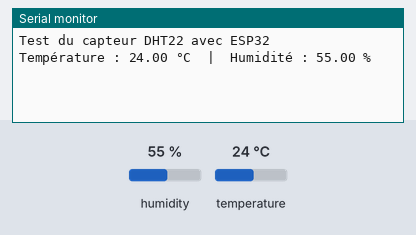
Bench run of a sketch on a simulated ESP32. Shown: the last lines printed to the serial monitor. The inputs (shaded band) are chosen by the test bench; at power-on: humidity 55 %, temperature 24 °C.

Above: at 3.2 s.
3.3 s: humidity set to 22 %
At 4.5 s:
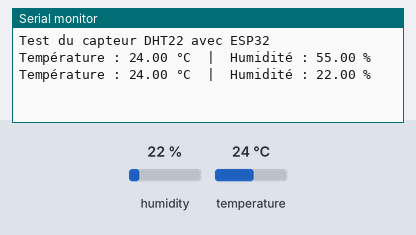
6.0 s: temperature set to 12 °C
At 7.4 s:
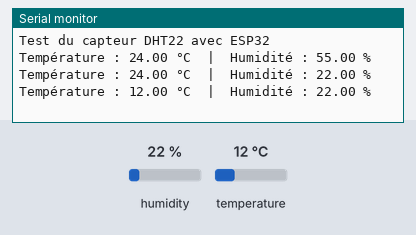
8.7 s: humidity set to 40 %
At 10.9 s:
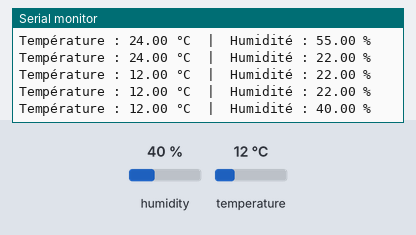
Timing chart, 0 to 12.4 s (numbered marks = the images above; inputs shaded):
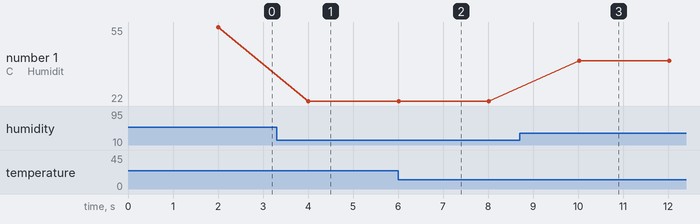

Measured:
- after the input at 3.3 s, the serial monitor: prints a new line after 0.71 s (image 1)
- after the input at 6.0 s, the serial monitor: prints a new line at once (image 2)
- after the input at 8.7 s, the serial monitor: prints a new line after 1.3 s (image 3)
- plotted number 1: 22 → 40 after the input at 8.7 s

The sketch:

sketch_may16a.ino
```cpp
#include "DHT.h"

#define DHTPIN 4         // Le pin GPIO où le DATA du DHT22 est connecté
#define DHTTYPE DHT22    // Type du capteur

DHT dht(DHTPIN, DHTTYPE);

void setup() {
  Serial.begin(115200);
  dht.begin();
  delay(2000); // Laisser le capteur se stabiliser
  Serial.println("Test du capteur DHT22 avec ESP32");
}

void loop() {
  float humidity = dht.readHumidity();
  float temperature = dht.readTemperature(); // Celsius

  if (isnan(humidity) || isnan(temperature)) {
    Serial.println("Échec de lecture du capteur DHT22 !");
  } else {
    Serial.print("Température : ");
    Serial.print(temperature);
    Serial.print(" °C  |  Humidité : ");
    Serial.print(humidity);
    Serial.println(" %");
  }

  delay(2000); // Lecture toutes les 2 secondes
}
```
